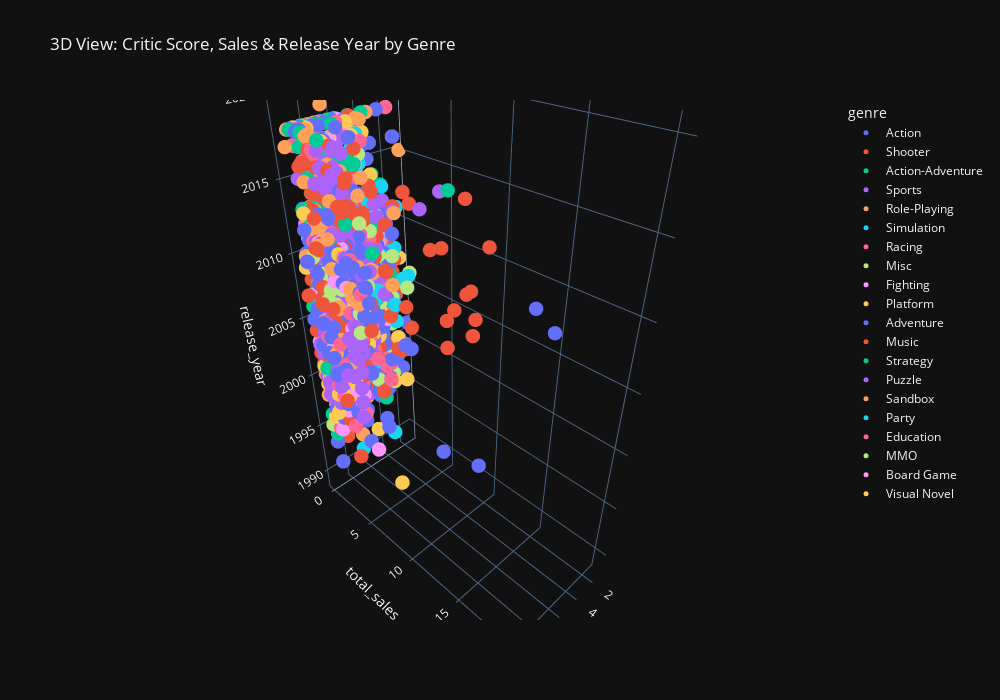

The code cell stored with this chart in its notebook:
### Code cell
fig = px.scatter_3d(
    clean_df,
    x='critic_score',
    y='total_sales',
    z='release_year',
    color='genre',
    hover_name='title',
    title='3D View: Critic Score, Sales & Release Year by Genre',
    template='plotly_dark',
    width=1000,    
    height=700    
)

fig.update_traces(marker=dict(size=5))
fig.show()

### Figure 1 — Plotly figure (JSON) as saved in the notebook; plotly's stock layout.template omitted (floating-point values rounded to 4 significant figures; data arrays with more than 128 entries replaced by an {"elided": "..."} marker saying what was removed)
{"data": [{"hovertemplate": "<b>%{hovertext}</b><br><br>genre=Action<br>critic_score=%{x}<br>total_sales=%{y}<br>release_year=%{z}<extra></extra>", "hovertext": {"elided": "733 str values"}, "legendgroup": "Action", "marker": {"color": "#636efa", "size": 5, "symbol": "circle"}, "mode": "markers", "name": "Action", "scene": "scene", "showlegend": true, "type": "scatter3d", "x": {"elided": "733 float values"}, "y": {"elided": "733 float values"}, "z": {"elided": "733 int values"}}, {"hovertemplate": "<b>%{hovertext}</b><br><br>genre=Shooter<br>critic_score=%{x}<br>total_sales=%{y}<br>release_year=%{z}<extra></extra>", "hovertext": {"elided": "516 str values"}, "legendgroup": "Shooter", "marker": {"color": "#EF553B", "size": 5, "symbol": "circle"}, "mode": "markers", "name": "Shooter", "scene": "scene", "showlegend": true, "type": "scatter3d", "x": {"elided": "516 float values"}, "y": {"elided": "516 float values"}, "z": {"elided": "516 int values"}}, {"hovertemplate": "<b>%{hovertext}</b><br><br>genre=Action-Adventure<br>critic_score=%{x}<br>total_sales=%{y}<br>release_year=%{z}<extra></extra>", "hovertext": ["Red Dead Redemption 2", "Assassin's Creed III", "Assassin's Creed IV: Black Flag", "Assassin's Creed IV: Black Flag", "Assassin's Creed IV: Black Flag", "Assassin's Creed Odyssey", "Mafia III", "Far Cry: Primal", "Kinect: Disneyland Adventures", "No Man's Sky", "Just Cause 3", "The Last Guardian", "Metal Gear Solid V: Ground Zeroes", "Shadow of the Colossus", "Mafia III", "Sleeping Dogs", "Just Cause 3", "Far Cry: Primal", "Tom Clancy's Splinter Cell: Blacklist", "Tom Clancy's Splinter Cell: Blacklist", "Sea of Thieves", "Assassin's Creed III", "Sleeping Dogs", "Paper Mario: Color Splash", "Darksiders II", "The Amazing Spider-Man (2012)", "Darksiders II", "PokéPark 2: Wonders Beyond", "Disney Infinity 2.0: Marvel Super Heroes", "The Amazing Spider-Man (2012)", "The LEGO Movie Videogame", "Conker: Live And Reloaded", "Disney Infinity", "Assassin's Creed IV: Black Flag", "Metal Gear Solid V: Ground Zeroes", "Skylanders: SuperChargers", "Starlink: Battle for Atlas", "Metroid: Samus Returns", "State of Decay 2", "LEGO DC Super-Villains", "Metal Gear Solid: Snake Eater 3D", "Assassin's Creed III", "Sonic Boom: Rise of Lyric", "Assassin's Creed IV: Black Flag", "Siren: Blood Curse", "Metal Gear Solid V: Ground Zeroes", "Batman: Arkham Origins Blackgate", "LEGO The Hobbit", "Spirit Camera: The Cursed Memoir", "Far Cry: Primal", "Darksiders II: Deathinitive Edition", "The Amazing Spider-Man (2012)", "Star Trek: The Game", "Tom Clancy's Splinter Cell: Blacklist", "Code of Princess", "Sleeping Dogs: Definitive Edition", "Gravity Rush Remastered", "Naruto Powerful Shippuden", "Darksiders II", "Castlevania: Lords of Shadow - Mirror of Fate", "Just Cause 3", "Rodea the Sky Soldier", "Metal Gear Solid V: Ground Zeroes", "Tom Clancy's Splinter Cell: Blacklist", "The Amazing Spider-Man (2012)", "ARK: Survival Evolved", "Darksiders II: Deathinitive Edition", "Asterix and Obelix XXL2", "Hellblade: Senua's Sacrifice", "Assassin's Creed Rogue Remastered", "Monster Boy and the Cursed Kingdom", "Adventure Time: Explore the Dungeon Because I Don't Know!", "Agony", "République", "Legend of Kay Anniversary", "Hotel Transylvania 3: Monsters Overboard"], "legendgroup": "Action-Adventure", "marker": {"color": "#00cc96", "size": 5, "symbol": "circle"}, "mode": "markers", "name": "Action-Adventure", "scene": "scene", "showlegend": true, "type": "scatter3d", "x": [9.8, 8.8, 8.7, 8.5, 8.3, 9.5, 6.9, 7.2, 8.5, 6.8, 7.5, 7.9, 7.6, 9.3, 6.8, 8.1, 7, 7.8, 8.4, 8.3, 6.9, 8.6, 7.9, 7.4, 8.3, 7.3, 8.6, 6.5, 8, 6.8, 6, 8.1, 7.6, 8.5, 8.5, 8, 7.5, 9.1, 7, 7.8, 7.9, 7.7, 3.7, 8.5, 8.3, 7.7, 7, 7, 5.7, 8, 7.5, 7, 5.2, 8.9, 7.2, 7.5, 7.9, 8, 8.2, 7.2, 7.6, 7, 8.3, 9.2, 6, 4, 7.5, 6.5, 8.3, 6, 8, 2.8, 5, 6.5, 6.5, 6.5], "y": [13.94, 6.5, 3.94, 3.34, 3.19, 3.18, 2.87, 2.73, 2.41, 2.26, 1.98, 1.29, 1.2, 1.2, 1.11, 1.04, 1.01, 1, 1, 0.98, 0.96, 0.89, 0.87, 0.87, 0.85, 0.8, 0.79, 0.76, 0.75, 0.74, 0.71, 0.71, 0.67, 0.63, 0.59, 0.59, 0.57, 0.56, 0.46, 0.44, 0.39, 0.36, 0.31, 0.29, 0.28, 0.27, 0.27, 0.25, 0.25, 0.25, 0.24, 0.21, 0.21, 0.21, 0.2, 0.2, 0.16, 0.16, 0.16, 0.16, 0.16, 0.14, 0.14, 0.13, 0.09, 0.08, 0.08, 0.06, 0.05, 0.04, 0.04, 0.04, 0.03, 0.02, 0.01, 0.01], "z": [2018, 2012, 2013, 2013, 2013, 2018, 2016, 2016, 2011, 2016, 2015, 2016, 2014, 2018, 2016, 2012, 2015, 2016, 2013, 2013, 2018, 2012, 2012, 2016, 2012, 2012, 2012, 2012, 2014, 2012, 2014, 2005, 2013, 2013, 2014, 2015, 2018, 2017, 2018, 2018, 2012, 2012, 2014, 2013, 2008, 2014, 2013, 2014, 2012, 2016, 2015, 2012, 2013, 2013, 2012, 2014, 2016, 2013, 2012, 2013, 2015, 2015, 2014, 2013, 2013, 2018, 2015, 2018, 2018, 2018, 2018, 2013, 2018, 2016, 2018, 2018]}, {"hovertemplate": "<b>%{hovertext}</b><br><br>genre=Sports<br>critic_score=%{x}<br>total_sales=%{y}<br>release_year=%{z}<extra></extra>", "hovertext": {"elided": "538 str values"}, "legendgroup": "Sports", "marker": {"color": "#ab63fa", "size": 5, "symbol": "circle"}, "mode": "markers", "name": "Sports", "scene": "scene", "showlegend": true, "type": "scatter3d", "x": {"elided": "538 float values"}, "y": {"elided": "538 float values"}, "z": {"elided": "538 int values"}}, {"hovertemplate": "<b>%{hovertext}</b><br><br>genre=Role-Playing<br>critic_score=%{x}<br>total_sales=%{y}<br>release_year=%{z}<extra></extra>", "hovertext": {"elided": "467 str values"}, "legendgroup": "Role-Playing", "marker": {"color": "#FFA15A", "size": 5, "symbol": "circle"}, "mode": "markers", "name": "Role-Playing", "scene": "scene", "showlegend": true, "type": "scatter3d", "x": {"elided": "467 float values"}, "y": {"elided": "467 float values"}, "z": {"elided": "467 int values"}}, {"hovertemplate": "<b>%{hovertext}</b><br><br>genre=Simulation<br>critic_score=%{x}<br>total_sales=%{y}<br>release_year=%{z}<extra></extra>", "hovertext": {"elided": "151 str values"}, "legendgroup": "Simulation", "marker": {"color": "#19d3f3", "size": 5, "symbol": "circle"}, "mode": "markers", "name": "Simulation", "scene": "scene", "showlegend": true, "type": "scatter3d", "x": {"elided": "151 float values"}, "y": {"elided": "151 float values"}, "z": {"elided": "151 int values"}}, {"hovertemplate": "<b>%{hovertext}</b><br><br>genre=Racing<br>critic_score=%{x}<br>total_sales=%{y}<br>release_year=%{z}<extra></extra>", "hovertext": {"elided": "338 str values"}, "legendgroup": "Racing", "marker": {"color": "#FF6692", "size": 5, "symbol": "circle"}, "mode": "markers", "name": "Racing", "scene": "scene", "showlegend": true, "type": "scatter3d", "x": {"elided": "338 float values"}, "y": {"elided": "338 float values"}, "z": {"elided": "338 int values"}}, {"hovertemplate": "<b>%{hovertext}</b><br><br>genre=Misc<br>critic_score=%{x}<br>total_sales=%{y}<br>release_year=%{z}<extra></extra>", "hovertext": {"elided": "227 str values"}, "legendgroup": "Misc", "marker": {"color": "#B6E880", "size": 5, "symbol": "circle"}, "mode": "markers", "name": "Misc", "scene": "scene", "showlegend": true, "type": "scatter3d", "x": {"elided": "227 float values"}, "y": {"elided": "227 float values"}, "z": {"elided": "227 int values"}}, {"hovertemplate": "<b>%{hovertext}</b><br><br>genre=Fighting<br>critic_score=%{x}<br>total_sales=%{y}<br>release_year=%{z}<extra></extra>", "hovertext": {"elided": "219 str values"}, "legendgroup": "Fighting", "marker": {"color": "#FF97FF", "size": 5, "symbol": "circle"}, "mode": "markers", "name": "Fighting", "scene": "scene", "showlegend": true, "type": "scatter3d", "x": {"elided": "219 float values"}, "y": {"elided": "219 float values"}, "z": {"elided": "219 int values"}}, {"hovertemplate": "<b>%{hovertext}</b><br><br>genre=Platform<br>critic_score=%{x}<br>total_sales=%{y}<br>release_year=%{z}<extra></extra>", "hovertext": {"elided": "312 str values"}, "legendgroup": "Platform", "marker": {"color": "#FECB52", "size": 5, "symbol": "circle"}, "mode": "markers", "name": "Platform", "scene": "scene", "showlegend": true, "type": "scatter3d", "x": {"elided": "312 float values"}, "y": {"elided": "312 float values"}, "z": {"elided": "312 int values"}}, {"hovertemplate": "<b>%{hovertext}</b><br><br>genre=Adventure<br>critic_score=%{x}<br>total_sales=%{y}<br>release_year=%{z}<extra></extra>", "hovertext": {"elided": "230 str values"}, "legendgroup": "Adventure", "marker": {"color": "#636efa", "size": 5, "symbol": "circle"}, "mode": "markers", "name": "Adventure", "scene": "scene", "showlegend": true, "type": "scatter3d", "x": {"elided": "230 float values"}, "y": {"elided": "230 float values"}, "z": {"elided": "230 int values"}}, {"hovertemplate": "<b>%{hovertext}</b><br><br>genre=Music<br>critic_score=%{x}<br>total_sales=%{y}<br>release_year=%{z}<extra></extra>", "hovertext": ["Just Dance 2014", "Dance Central 2", "Rocksmith 2014", "Just Dance 2014", "Rocksmith 2014", "Just Dance 2018", "Rocksmith 2014", "Just Dance 2014", "Just Dance 2015", "Just Dance 2014", "Rocksmith 2014", "Just Dance 2014", "Just Dance 2017", "Everybody Dance", "Gal Metal!", "Musynx"], "legendgroup": "Music", "marker": {"color": "#EF553B", "size": 5, "symbol": "circle"}, "mode": "markers", "name": "Music", "scene": "scene", "showlegend": true, "type": "scatter3d", "x": [7.4, 8.6, 9.1, 7.6, 8.4, 8, 9, 7.5, 8.1, 7.5, 9, 7.8, 6.5, 6.5, 7, 7.5], "y": [3.89, 2.04, 1.05, 1.03, 0.99, 0.76, 0.7, 0.64, 0.54, 0.47, 0.43, 0.39, 0.29, 0.13, 0.02, 0.01], "z": [2013, 2011, 2013, 2013, 2013, 2017, 2016, 2013, 2014, 2013, 2016, 2013, 2017, 2011, 2018, 2018]}, {"hovertemplate": "<b>%{hovertext}</b><br><br>genre=Strategy<br>critic_score=%{x}<br>total_sales=%{y}<br>release_year=%{z}<extra></extra>", "hovertext": {"elided": "175 str values"}, "legendgroup": "Strategy", "marker": {"color": "#00cc96", "size": 5, "symbol": "circle"}, "mode": "markers", "name": "Strategy", "scene": "scene", "showlegend": true, "type": "scatter3d", "x": {"elided": "175 float values"}, "y": {"elided": "175 float values"}, "z": {"elided": "175 int values"}}, {"hovertemplate": "<b>%{hovertext}</b><br><br>genre=Puzzle<br>critic_score=%{x}<br>total_sales=%{y}<br>release_year=%{z}<extra></extra>", "hovertext": ["High School Musical: Makin' the Cut!", "TouchMaster", "Super Scribblenauts", "Super Monkey Ball", "Gardening Mama", "Intelligent Qube", "Bomberman 64", "Super Bomberman R", "Lemmings", "Professor Layton and the Azran Legacy", "Drawn to Life: The Next Chapter", "Katamari Damacy", "Catherine", "Tetris Party Deluxe", "Archer Maclean's Mercury", "We Love Katamari", "Picross DS", "Picross 3D", "Fantavision", "Classic NES Series: Pac-Man", "Boom Blox Bash Party", "Tetris Axis", "Dr. Mario 64", "Katamari Forever", "Scribblenauts: Unlimited", "Dr. Mario / Puzzle League", "Bomberman World", "Planet Puzzle League", "Bust-A-Move '99", "Beautiful Katamari", "Catherine", "KuruKuru Kururin", "Bust-A-Move Universe", "Lumines ll", "Feel the Magic XY/XX", "Carol Vorderman's Sudoku", "Pac-Pix", "Polarium", "Bomberman Tournament", "Meteos", "Me & My Katamari", "Bust-A-Move 4", "Tetris Worlds", "Bust-A-Move 2 Arcade Edition", "Puzzle Challenge: Crosswords and More!", "Captain Toad: Treasure Tracker", "Zoo Keeper", "Marble Saga: Kororinpa", "WordJong", "Bomberman", "Bust-A-Move Deluxe", "Classic NES Series: Dr. Mario", "Diner Dash: Sizzle & Serve", "Snipperclips Plus: Cut It Out, Together!", "Bomberman Party Edition", "Picross 3D Round 2", "Are You Smarter than a 5th Grader? Game Time", "Go! Sudoku", "Classic NES Series: Bomberman", "Breakout", "Puzzle Chronicles", "Harvest Moon: Frantic Farming", "ChuChu Rocket!", "echochrome", "Bomberman Max 2: Blue Advance", "Mahjong Cub3D", "Puchi Puchi Virus", "Henry Hatsworth in the Puzzling Adventure", "Carol Vorderman's Sudoku", "7 Wonders of the Ancient World", "Soul Bubbles", "Bomberman Jetters", "Wetrix", "Mario vs. Donkey Kong: Tipping Stars", "Exit", "Frantix", "Line Rider 2: Unbound", "Crush", "Sushi Striker: The Way of Sushido", "Buster Bros. Collection", "Bomberman Max 2: Red Advance", "The Rub Rabbits!", "3D Lemmings", "Ivy the Kiwi?", "Octomania", "Bubble Bobble: Old & New", "Sudoku Ball Detective", "Ivy the Kiwi?", "Super Bubble Pop", "ZooCube", "Bomberman: Act Zero", "Fading Shadows", "Meteos: Disney Magic", "Napoleon Dynamite: The Game", "Denki Blocks!", "Ballistic", "Bookworm", "Hot Pixel", "Atomic Betty", "World of Goo", "Mario vs. Donkey Kong: Tipping Stars", "ZooCube", "Puyo Pop Fever", "Capcom Puzzle World", "Zuma's Revenge!", "Dr. Sudoku", "bit Generations: Dialhex", "echoshift", "Buzz! Brain Bender", "Boulder Dash EX", "Egg Mania"], "legendgroup": "Puzzle", "marker": {"color": "#ab63fa", "size": 5, "symbol": "circle"}, "mode": "markers", "name": "Puzzle", "scene": "scene", "showlegend": true, "type": "scatter3d", "x": [7.3, 6.9, 7.9, 9, 6.6, 7.4, 6.1, 6.3, 7.3, 8, 5.8, 8.5, 7.9, 7.3, 7.7, 8.2, 8.4, 8.7, 8, 5.7, 8.8, 7.8, 6, 7.3, 7, 7.5, 6.5, 8.6, 7.7, 7.3, 7.9, 7.2, 5.6, 8, 7.7, 7.4, 6.8, 7.6, 8.8, 8.8, 7.2, 7.8, 4.6, 6.9, 6.4, 8.5, 7.2, 7.4, 7.5, 7.3, 7.1, 6.1, 5.9, 8.2, 7.9, 8.6, 4, 6.8, 5.4, 4.9, 6.5, 7, 8.1, 7.6, 7.3, 6.9, 7.4, 9.1, 7.4, 5.4, 7, 7.2, 8.6, 6.5, 7.9, 5.4, 5, 8.5, 7.9, 6.9, 7.5, 7.3, 7, 7.5, 6.7, 5.5, 5, 7.3, 4.2, 8.6, 3.5, 7, 7.3, 4.3, 8, 7.9, 6, 5.7, 6, 9, 6.4, 6.9, 7.9, 7.4, 8.3, 6.7, 7, 7.5, 6.5, 7.7, 7.3], "y": [2.2, 2, 1.47, 1.46, 1.36, 1.22, 1.04, 0.87, 0.86, 0.81, 0.75, 0.73, 0.71, 0.56, 0.56, 0.52, 0.5, 0.5, 0.47, 0.46, 0.46, 0.44, 0.42, 0.41, 0.38, 0.33, 0.33, 0.33, 0.32, 0.32, 0.31, 0.31, 0.31, 0.3, 0.29, 0.28, 0.27, 0.26, 0.25, 0.23, 0.23, 0.22, 0.22, 0.2, 0.2, 0.19, 0.17, 0.16, 0.15, 0.15, 0.14, 0.13, 0.12, 0.12, 0.12, 0.12, 0.12, 0.12, 0.11, 0.11, 0.1, 0.1, 0.09, 0.09, 0.09, 0.09, 0.09, 0.09, 0.08, 0.08, 0.08, 0.08, 0.08, 0.08, 0.08, 0.08, 0.08, 0.08, 0.07, 0.07, 0.07, 0.07, 0.06, 0.06, 0.06, 0.06, 0.06, 0.05, 0.05, 0.05, 0.04, 0.04, 0.04, 0.04, 0.04, 0.04, 0.03, 0.03, 0.03, 0.03, 0.02, 0.02, 0.01, 0.01, 0.01, 0.01, 0.01, 0, 0, 0, 0], "z": [2007, 2007, 2010, 2001, 2009, 1997, 1997, 2017, 2006, 2014, 2009, 2004, 2011, 2010, 2005, 2005, 2007, 2010, 2000, 2004, 2009, 2011, 2001, 2009, 2012, 2005, 1998, 2007, 1999, 2007, 2011, 2001, 2011, 2006, 2004, 2007, 2005, 2005, 2001, 2005, 2006, 1998, 2002, 1996, 2006, 2018, 2005, 2009, 2007, 2006, 2006, 2004, 2007, 2017, 2000, 2016, 2009, 2006, 2004, 2000, 2010, 2009, 2001, 2008, 2002, 2011, 2009, 2009, 2007, 2007, 2008, 2004, 1998, 2015, 2006, 2005, 2008, 2007, 2018, 1997, 2002, 2006, 1995, 2010, 2008, 2004, 2009, 2010, 2003, 2002, 2006, 2008, 2007, 2007, 2001, 1999, 2004, 2007, 2005, 2008, 2015, 2002, 2004, 2007, 2009, 2006, 2006, 2010, 2008, 2002, 2002]}, {"hovertemplate": "<b>%{hovertext}</b><br><br>genre=Sandbox<br>critic_score=%{x}<br>total_sales=%{y}<br>release_year=%{z}<extra></extra>", "hovertext": ["Minecraft"], "legendgroup": "Sandbox", "marker": {"color": "#FFA15A", "size": 5, "symbol": "circle"}, "mode": "markers", "name": "Sandbox", "scene": "scene", "showlegend": true, "type": "scatter3d", "x": [9.2], "y": [1.89], "z": [2018]}, {"hovertemplate": "<b>%{hovertext}</b><br><br>genre=Party<br>critic_score=%{x}<br>total_sales=%{y}<br>release_year=%{z}<extra></extra>", "hovertext": ["Mario Party: Star Rush", "Mario Party: The Top 100", "Animal Crossing: Amiibo Festival", "Ape Escape Academy", "Sing Party", "Game & Wario", "PlayStation Move Ape Escape", "Rabbids Land"], "legendgroup": "Party", "marker": {"color": "#19d3f3", "size": 5, "symbol": "circle"}, "mode": "markers", "name": "Party", "scene": "scene", "showlegend": true, "type": "scatter3d", "x": [6.2, 5, 4.8, 5.3, 6.8, 6.2, 4, 6.1], "y": [0.87, 0.69, 0.49, 0.33, 0.3, 0.25, 0.04, 0.03], "z": [2016, 2017, 2015, 2006, 2012, 2013, 2011, 2012]}, {"hovertemplate": "<b>%{hovertext}</b><br><br>genre=Education<br>critic_score=%{x}<br>total_sales=%{y}<br>release_year=%{z}<extra></extra>", "hovertext": ["Sesame Street: Once Upon A Monster", "Brain Age: Concentration Training"], "legendgroup": "Education", "marker": {"color": "#FF6692", "size": 5, "symbol": "circle"}, "mode": "markers", "name": "Education", "scene": "scene", "showlegend": true, "type": "scatter3d", "x": [8, 7.5], "y": [0.52, 0.09], "z": [2011, 2013]}, {"hovertemplate": "<b>%{hovertext}</b><br><br>genre=MMO<br>critic_score=%{x}<br>total_sales=%{y}<br>release_year=%{z}<extra></extra>", "hovertext": ["DC Universe Online", "Final Fantasy XI: Online", "DC Universe Online", "The Elder Scrolls Online: Summerset"], "legendgroup": "MMO", "marker": {"color": "#B6E880", "size": 5, "symbol": "circle"}, "mode": "markers", "name": "MMO", "scene": "scene", "showlegend": true, "type": "scatter3d", "x": [6.5, 8.4, 7, 7.5], "y": [0.51, 0.32, 0.23, 0.1], "z": [2011, 2004, 2011, 2018]}, {"hovertemplate": "<b>%{hovertext}</b><br><br>genre=Board Game<br>critic_score=%{x}<br>total_sales=%{y}<br>release_year=%{z}<extra></extra>", "hovertext": ["Monopoly for Nintendo Switch"], "legendgroup": "Board Game", "marker": {"color": "#FF97FF", "size": 5, "symbol": "circle"}, "mode": "markers", "name": "Board Game", "scene": "scene", "showlegend": true, "type": "scatter3d", "x": [5.3], "y": [0.3], "z": [2017]}, {"hovertemplate": "<b>%{hovertext}</b><br><br>genre=Visual Novel<br>critic_score=%{x}<br>total_sales=%{y}<br>release_year=%{z}<extra></extra>", "hovertext": ["Zero Escape: Virtue's Last Reward"], "legendgroup": "Visual Novel", "marker": {"color": "#FECB52", "size": 5, "symbol": "circle"}, "mode": "markers", "name": "Visual Novel", "scene": "scene", "showlegend": true, "type": "scatter3d", "x": [9], "y": [0.03], "z": [2012]}], "layout": {"height": 700, "legend": {"title": {"text": "genre"}, "tracegroupgap": 0}, "scene": {"domain": {"x": [0, 1], "y": [0, 1]}, "xaxis": {"title": {"text": "critic_score"}}, "yaxis": {"title": {"text": "total_sales"}}, "zaxis": {"title": {"text": "release_year"}}}, "title": {"text": "3D View: Critic Score, Sales & Release Year by Genre"}, "width": 1000}}
